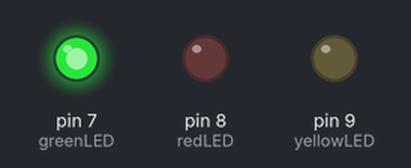
Recording of a sketch running on a simulated Arduino Uno, built with avr-gcc and run on an emulated ATmega328P. Shown: output pins drawn as LEDs (lit = HIGH).

Above: at 2.5 s.
At 6.0 s:
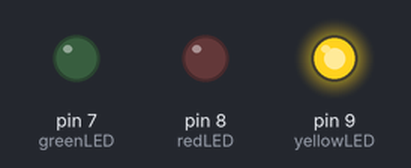
At 9.5 s:
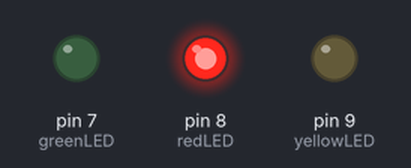
Timing chart, 0 to 15.6 s (numbered marks = the images above):
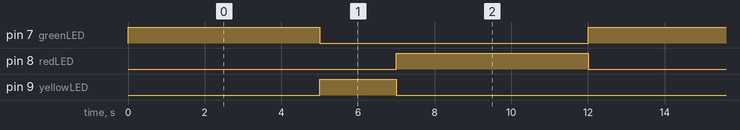

Measured:
- by itself, pin 7 (greenLED), pin 8 (redLED): alternates HIGH for 5.0 s and LOW for 7.0 s
- by itself, pin 9 (yellowLED): alternates HIGH for 2.0 s and LOW for 10.0 s
- by itself, everything shown: repeats every 12.0 s, in 4 steps

The sketch:

TrafficLightSystem.ino
```cpp
const int redLED = 8;
const int yellowLED = 9;
const int greenLED = 7;

void setup() {
  pinMode(redLED, OUTPUT);
  pinMode(yellowLED, OUTPUT);
  pinMode(greenLED, OUTPUT);
}

void loop() {
  digitalWrite(greenLED, HIGH); // Green LED on
  delay(5000);                  // Wait for 5 seconds
  digitalWrite(greenLED, LOW);  // Green LED off

  digitalWrite(yellowLED, HIGH); // Yellow LED on
  delay(2000);                   // Wait for 2 seconds
  digitalWrite(yellowLED, LOW);  // Yellow LED off

  digitalWrite(redLED, HIGH);   // Red LED on
  delay(5000);                  // Wait for 5 seconds
  digitalWrite(redLED, LOW);    // Red LED off
}
```
